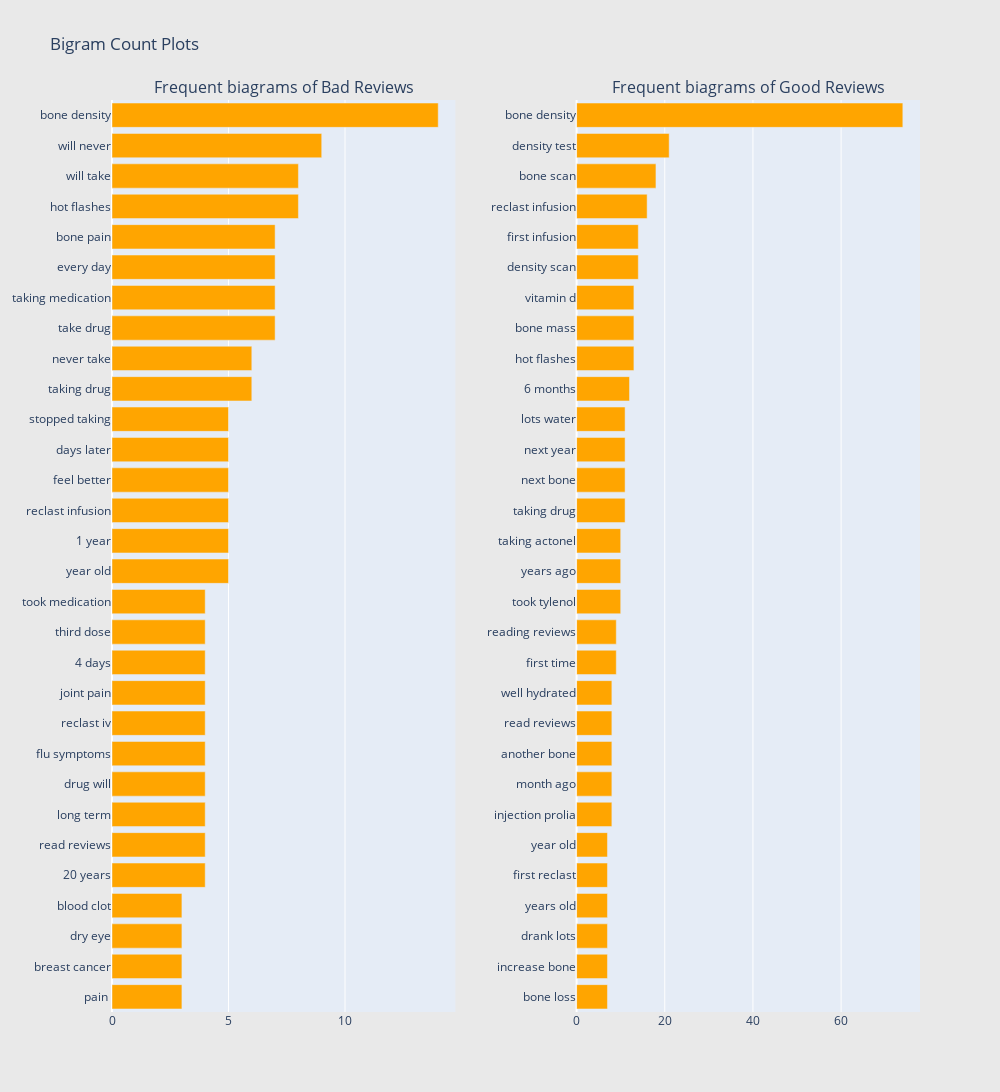

Notebook code cell kept with this figure:
### Code cell
freq_dict = defaultdict(int)
for sent in df2[df2["Review"] == 'bad']['Reviews']:
    for word in generate_ngrams(sent,2):
        freq_dict[word] += 1
fd_sorted = pd.DataFrame(sorted(freq_dict.items(), key=lambda x: x[1])[::-1])
fd_sorted.columns = ["word", "wordcount"]
trace1 = horizontal_bar_chart(fd_sorted.head(30), 'orange')

freq_dict = defaultdict(int)
for sent in df2[df2["Review"] == 'good']['Reviews']:
    for word in generate_ngrams(sent,2):
        freq_dict[word] += 1
fd_sorted = pd.DataFrame(sorted(freq_dict.items(), key=lambda x: x[1])[::-1])
fd_sorted.columns = ["word", "wordcount"]
trace2 = horizontal_bar_chart(fd_sorted.head(30), 'orange')

# Creating two subplots
fig = tools.make_subplots(rows=1, cols=2, vertical_spacing=0.04,horizontal_spacing=0.15,
                          subplot_titles=["Frequent biagrams of Bad Reviews", 
                                          "Frequent biagrams of Good Reviews"])
fig.append_trace(trace1, 1, 1)
fig.append_trace(trace2, 1, 2)
fig['layout'].update(height=1200, width=1000, paper_bgcolor='rgb(233,233,233)', title="Bigram Count Plots")
py.iplot(fig, filename='word-plots')

### Figure 1 — Plotly figure (JSON) as saved in the notebook; plotly's stock layout.template omitted (floating-point values rounded to 4 significant figures)
{"data": [{"marker": {"color": "orange"}, "orientation": "h", "showlegend": false, "type": "bar", "x": [3, 3, 3, 3, 4, 4, 4, 4, 4, 4, 4, 4, 4, 4, 5, 5, 5, 5, 5, 5, 6, 6, 7, 7, 7, 7, 8, 8, 9, 14], "xaxis": "x", "y": ["pain ", "breast cancer", "dry eye", "blood clot", "20 years", "read reviews", "long term", "drug will", "flu symptoms", "reclast iv", "joint pain", "4 days", "third dose", "took medication", "year old", "1 year", "reclast infusion", "feel better", "days later", "stopped taking", "taking drug", "never take", "take drug", "taking medication", "every day", "bone pain", "hot flashes", "will take", "will never", "bone density"], "yaxis": "y"}, {"marker": {"color": "orange"}, "orientation": "h", "showlegend": false, "type": "bar", "x": [7, 7, 7, 7, 7, 7, 8, 8, 8, 8, 8, 9, 9, 10, 10, 10, 11, 11, 11, 11, 12, 13, 13, 13, 14, 14, 16, 18, 21, 74], "xaxis": "x2", "y": ["bone loss", "increase bone", "drank lots", "years old", "first reclast", "year old", "injection prolia", "month ago", "another bone", "read reviews", "well hydrated", "first time", "reading reviews", "took tylenol", "years ago", "taking actonel", "taking drug", "next bone", "next year", "lots water", "6 months", "hot flashes", "bone mass", "vitamin d", "density scan", "first infusion", "reclast infusion", "bone scan", "density test", "bone density"], "yaxis": "y2"}], "layout": {"annotations": [{"font": {"size": 16}, "showarrow": false, "text": "Frequent biagrams of Bad Reviews", "x": 0.2125, "xanchor": "center", "xref": "paper", "y": 1, "yanchor": "bottom", "yref": "paper"}, {"font": {"size": 16}, "showarrow": false, "text": "Frequent biagrams of Good Reviews", "x": 0.7875, "xanchor": "center", "xref": "paper", "y": 1, "yanchor": "bottom", "yref": "paper"}], "height": 1200, "paper_bgcolor": "rgb(233,233,233)", "title": {"text": "Bigram Count Plots"}, "width": 1000, "xaxis": {"anchor": "y", "domain": [0, 0.425]}, "xaxis2": {"anchor": "y2", "domain": [0.575, 1]}, "yaxis": {"anchor": "x", "domain": [0, 1]}, "yaxis2": {"anchor": "x2", "domain": [0, 1]}}}
